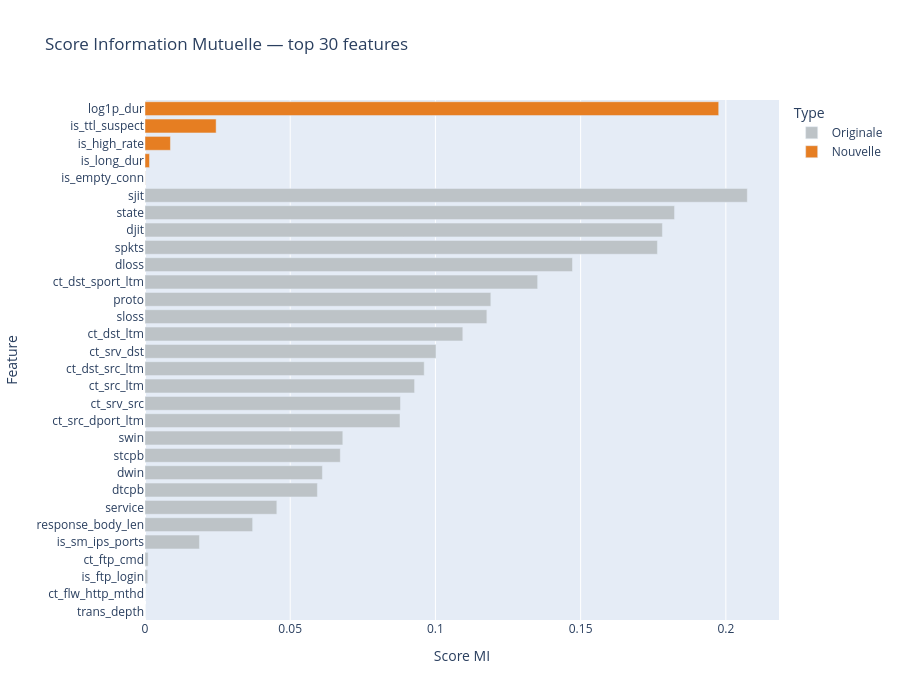

The cell this chart's notebook holds for it:
### Code cell
# Visualisation du score MI
mi_df = mi_series.reset_index()
mi_df.columns = ['feature', 'mi_score']
mi_df['type'] = mi_df['feature'].apply(
    lambda f: 'Nouvelle (sélectionnée)' if f in new_features and f in selected_features
         else ('Nouvelle' if f in new_features
         else ('Originale (sélectionnée)' if f in selected_features else 'Originale'))
)

color_map = {
    'Nouvelle (sélectionnée)':  '#e74c3c',
    'Nouvelle':                 '#e67e22',
    'Originale (sélectionnée)': '#2980b9',
    'Originale':                '#bdc3c7'
}

fig = px.bar(
    mi_df.tail(30).iloc[::-1],
    x='mi_score', y='feature', orientation='h',
    color='type', color_discrete_map=color_map,
    title='Score Information Mutuelle — top 30 features',
    labels={'mi_score': 'Score MI', 'feature': 'Feature'}
)
fig.update_layout(height=700, legend_title='Type')
fig.show()

### Figure 1 — Plotly figure (JSON) as saved in the notebook; plotly's stock layout.template omitted (floating-point values rounded to 4 significant figures)
{"data": [{"alignmentgroup": "True", "hovertemplate": "type=Originale<br>Score MI=%{x}<br>Feature=%{y}<extra></extra>", "legendgroup": "Originale", "marker": {"color": "#bdc3c7", "pattern": {"shape": ""}}, "name": "Originale", "offsetgroup": "Originale", "orientation": "h", "showlegend": true, "textposition": "auto", "type": "bar", "x": [0, 0, 0.0009464, 0.001081, 0.01875, 0.03706, 0.04539, 0.05936, 0.06108, 0.06725, 0.06811, 0.08781, 0.08797, 0.09282, 0.09614, 0.1002, 0.1094, 0.1177, 0.1191, 0.1352, 0.1472, 0.1764, 0.1782, 0.1823, 0.2074], "xaxis": "x", "y": ["trans_depth", "ct_flw_http_mthd", "is_ftp_login", "ct_ftp_cmd", "is_sm_ips_ports", "response_body_len", "service", "dtcpb", "dwin", "stcpb", "swin", "ct_src_dport_ltm", "ct_srv_src", "ct_src_ltm", "ct_dst_src_ltm", "ct_srv_dst", "ct_dst_ltm", "sloss", "proto", "ct_dst_sport_ltm", "dloss", "spkts", "djit", "state", "sjit"], "yaxis": "y"}, {"alignmentgroup": "True", "hovertemplate": "type=Nouvelle<br>Score MI=%{x}<br>Feature=%{y}<extra></extra>", "legendgroup": "Nouvelle", "marker": {"color": "#e67e22", "pattern": {"shape": ""}}, "name": "Nouvelle", "offsetgroup": "Nouvelle", "orientation": "h", "showlegend": true, "textposition": "auto", "type": "bar", "x": [4.502e-05, 0.001557, 0.008759, 0.02449, 0.1975], "xaxis": "x", "y": ["is_empty_conn", "is_long_dur", "is_high_rate", "is_ttl_suspect", "log1p_dur"], "yaxis": "y"}], "layout": {"barmode": "relative", "height": 700, "legend": {"title": {"text": "Type"}, "tracegroupgap": 0}, "title": {"text": "Score Information Mutuelle — top 30 features"}, "xaxis": {"anchor": "y", "domain": [0, 1], "title": {"text": "Score MI"}}, "yaxis": {"anchor": "x", "domain": [0, 1], "title": {"text": "Feature"}}}}
